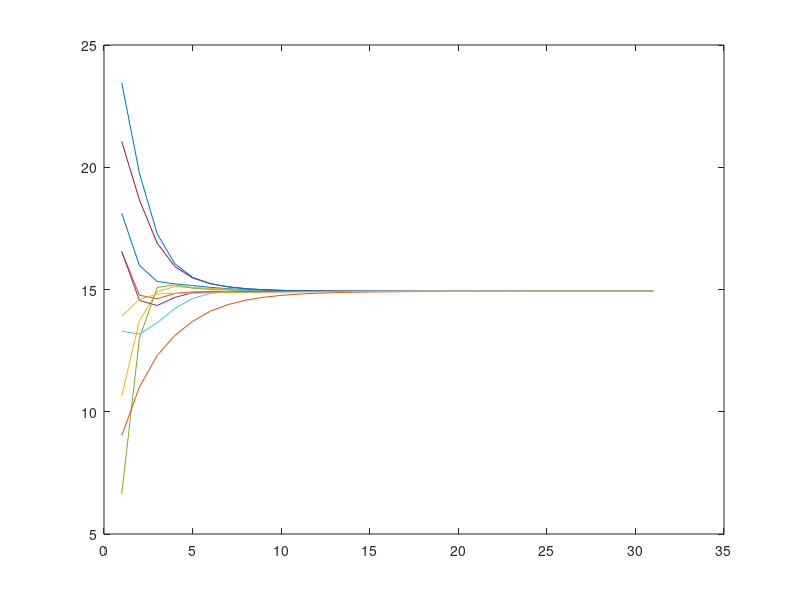

MATLAB code to generate this figure:
% distributed averaging
% Single and multstep gradient methods for averaging
% paper: [1] Accelerated Gradient Methods for network Optimizaiton,
% https://arxiv.org/pdf/1211.2132.pdf, Page 14

clear all; clc;

load('problem')
%xv = rand(n_agents, 1) * 10;
xv = normrnd(15,5,n_agents,1);
mean(xv)

iters = xv;

% 2. Using Laplacian 
%create graph Laplacian
Au = abs(A);
C = [];
for i = 1 : n_agents
    for j = (i+1) : n_agents
        if Au(i,j) == 1
            col = zeros(n_agents, 1);
            col(i) = 1;
            col(j) = -1;
            C = [C, col];
        end;
    end;
end;
L = C*C';
W = L; % weight metrix as graph's laplacian

%check conditions
W*ones(size(W,1), 1) 
%== eye(size(W,1), 1)

[S U D] = svd(W-ones(size(W,1), size(W,2))/size(W,1));
max(diag(U)) % < 1

x_prev = xv;
alpha = 0.1;
beta = 0.1;
for k = 1 : 30
    x_next = ((1+beta)*eye(size(W,1), size(W,2)) - alpha*W)*xv - beta*x_prev;
    %x_next = xv - alpha*W*xv;
    
    x_prev = xv;
    xv = x_next;
    
    iters = [iters, xv];
end;

%iterations
% Au = abs(A);
% for k = 1 : 60    
%     xv2 = xv;
%     for i = 1 : n_agents
%         sxv = W(i,i)*xv2(i);
%         for j = 1 : n_agents
%             if and(Au(i,j) == 1, i~=j)
%                 sxv = sxv + W(i,j)*xv2(j);
%             end;
%         end;
%         xv(i) = sxv ;
%     end;
%     iters = [iters, xv];
% end;
xv

plot(iters');
